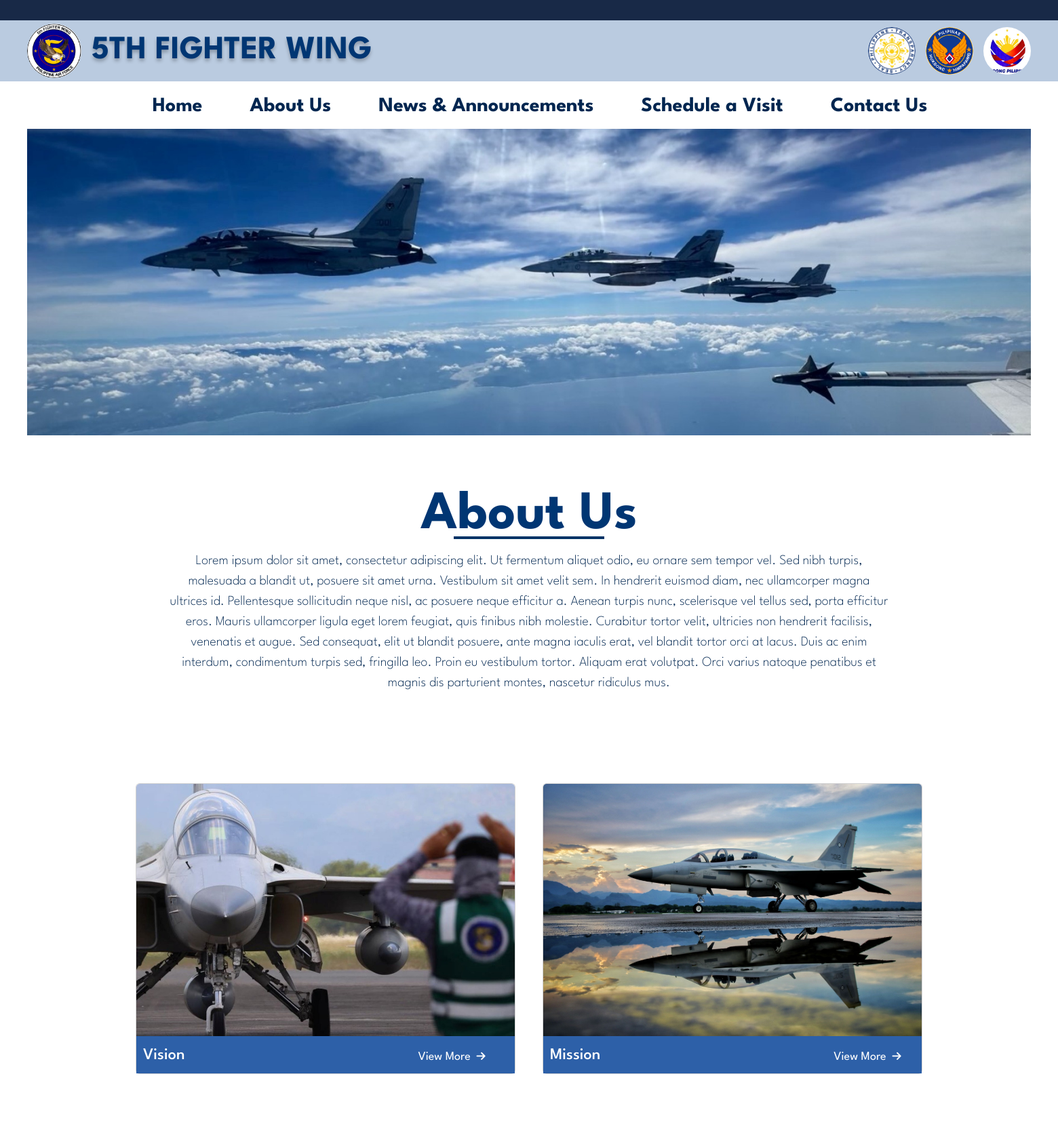
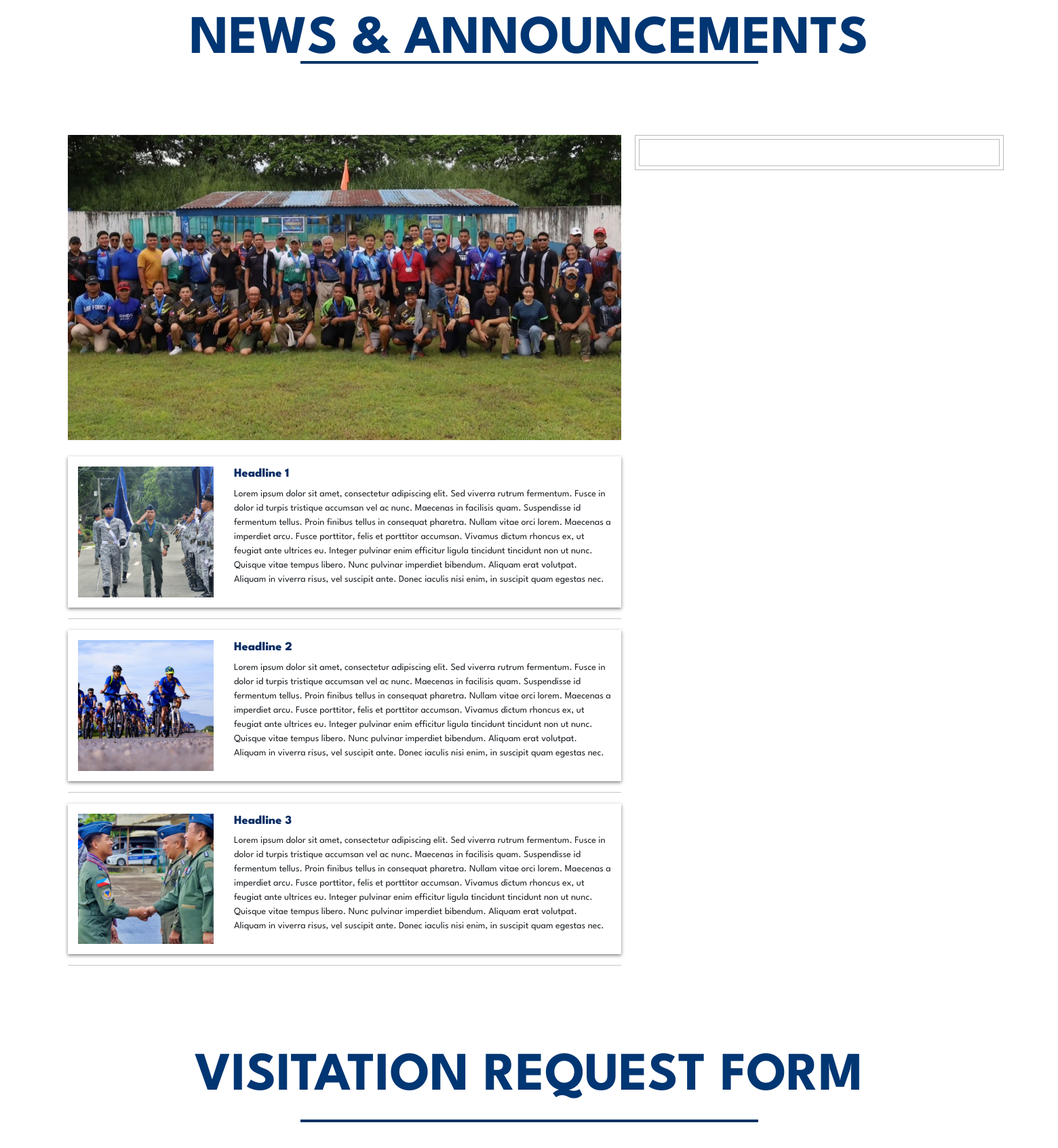
The page /php/routes/landingpage.php (upper part) on the database its author committed (2 pictures, top to bottom).
### tables this page shows
CREATE TABLE `landing_carousel` (
  `id` int(11) NOT NULL,
  `image_path` varchar(255) NOT NULL,
  `caption_title` varchar(100) DEFAULT NULL,
  `caption_text` varchar(255) DEFAULT NULL,
  `sort_order` int(11) DEFAULT 0
);

CREATE TABLE `landing_about_us` (
  `id` int(11) NOT NULL,
  `title` varchar(100) NOT NULL,
  `content` text NOT NULL
);

CREATE TABLE `landing_vision_mission` (
  `id` int(11) NOT NULL,
  `title` varchar(100) NOT NULL,
  `image_path` varchar(255) NOT NULL,
  `link_url` varchar(255) DEFAULT '#'
);

CREATE TABLE `news_carousel` (
  `id` int(11) NOT NULL,
  `image_path` varchar(255) NOT NULL,
  `created_at` timestamp NOT NULL DEFAULT current_timestamp()
);

CREATE TABLE `news_headlines` (
  `id` int(11) NOT NULL,
  `title` varchar(255) NOT NULL,
  `description` text NOT NULL,
  `image_path` varchar(255) NOT NULL,
  `created_at` timestamp NOT NULL DEFAULT current_timestamp()
);

### php/routes/landingpage.php (the view, shortened to what this page needs)
<?php
$pdo = DBModel::getConnection();
?>
<!DOCTYPE html>
<html lang="en">
<head>
    <link href="https://cdn.jsdelivr.net/npm/bootstrap@5.3.7/dist/css/bootstrap.min.css" rel="stylesheet">
    <link rel="stylesheet" href="https://cdnjs.cloudflare.com/ajax/libs/font-awesome/6.5.0/css/all.min.css">
    <link rel="stylesheet" href="../../stylesheet/style.css">
</head>
<body>
    <div id="top-bar" class="top-bar"></div>
  <div class="header">
  <div class="left-group">
    <div class="basa-logo"><img src=".\images\logo\5thFighterWing-logo.png" alt="BASA Logo"></div>
    <h1>5TH FIGHTER WING</h1>
  </div>
  <div class="right-group">
    <div class="transparency-logo"><img src=".\images\logo\Transparency Seal - img.png" alt="Transparency Logo"></div>
    <div class="phaf-logo"><img src=".\images\logo\Philippine Airforce - Logo.png" alt="PHAF Logo"></div>
    <div class="bagongpilipinas-logo"><img src=".\images\logo\Bagong Pilipinas - Logo.png" alt="Bagong Pilipinas Logo"></div>
  </div>
</div>
    <div class="breadcrumb">
        <div class="nav-links">
            <ul>
                <li><a href="#top-bar">Home</a></li>
                <li><a href="#AboutUs">About Us</a></li>
                <li><a href="#News">News & Announcements</a></li>
                <li><a href="#ScheduleVisit">Schedule a Visit</a></li>
                <li><a href="#ContactUs">Contact Us</a></li>
            </ul>
        </div>
    </div>
<section id="slider">
  <div id="carouselExampleIndicators" class="carousel slide" data-bs-ride="carousel">
    <div class="carousel-inner">
      <?php
      $stmt = $pdo->query("SELECT * FROM landing_carousel ORDER BY sort_order ASC");
      $slides = $stmt->fetchAll(PDO::FETCH_ASSOC);
      $isActive = true;
      foreach ($slides as $slide):
      ?>
        <div class="carousel-item <?= $isActive ? 'active' : '' ?>">
          <img src="<?= htmlspecialchars($slide['image_path']) ?>" class="d-block w-100" alt="Carousel Slide">
        </div>
      <?php
        $isActive = false;
      endforeach;
      ?>
    </div>
    <button class="carousel-control-prev" type="button" data-bs-target="#carouselExampleIndicators" data-bs-slide="prev">
    </button>
    <button class="carousel-control-next" type="button" data-bs-target="#carouselExampleIndicators" data-bs-slide="next">
    </button>
  </div>
</section>
   <div id="AboutUs" class="AboutUs">
    <?php
    $stmt = $pdo->query("SELECT * FROM landing_about_us WHERE id = 1 LIMIT 1");
    $about = $stmt->fetch(PDO::FETCH_ASSOC);
    ?>
    <h1 class="aboutush1"><?= htmlspecialchars($about['title']) ?></h1>
    <p><?= nl2br(htmlspecialchars($about['content'])) ?></p>
</div>
    <div class="vision-mission">
    <?php
    $stmt = $pdo->query("SELECT * FROM landing_vision_mission");
    $cards = $stmt->fetchAll(PDO::FETCH_ASSOC);
    foreach ($cards as $card): ?>
        <div class="card" style="width: 35rem;">
            <img src="<?= htmlspecialchars($card['image_path']) ?>" class="card-img-top" alt="<?= htmlspecialchars($card['title']) ?>-img">
            <div class="card-body">
                <div class="bottom">
                    <h4><?= htmlspecialchars($card['title']) ?></h4>
                    <div class="bottom-right">
                        <a href="<?= htmlspecialchars($card['link_url']) ?>">View More</a>
                        <i class="fa-solid fa-arrow-right"></i>
                    </div>
                </div>
            </div>
        </div>
    <?php endforeach; ?>
</div>
   <section id="News" class="news-section">
  <h1 class="section-title">NEWS & ANNOUNCEMENTS</h1>
  <div class="news-layout">
    <div class="news-left">
      <div id="news-carouselExampleAutoplaying" class="carousel slide mb-4" data-bs-ride="carousel">
        <div class="carousel-inner">
          <?php
          $carousel = $pdo->query("SELECT * FROM news_carousel ORDER BY created_at DESC")->fetchAll(PDO::FETCH_ASSOC);
          $active = "active";
          foreach ($carousel as $item): ?>
            <div class="carousel-item <?= $active ?>">
              <img src="<?= htmlspecialchars($item['image_path']) ?>" class="d-block w-100" alt="News Carousel">
            </div>
          <?php $active = ""; endforeach; ?>
        </div>
        <button class="carousel-control-prev" type="button" data-bs-target="#news-carouselExampleAutoplaying" data-bs-slide="prev">
        </button>
        <button class="carousel-control-next" type="button" data-bs-target="#news-carouselExampleAutoplaying" data-bs-slide="next">
        </button>
      </div>
      <div class="news-list">
        <?php
        $headlines = $pdo->query("SELECT * FROM news_headlines ORDER BY created_at DESC LIMIT 5")->fetchAll(PDO::FETCH_ASSOC);
        foreach ($headlines as $news): ?>
          <div class="news-item">
            <img src="<?= htmlspecialchars($news['image_path']) ?>" alt="<?= htmlspecialchars($news['title']) ?>">
            <div class="news-text">
              <h2><?= htmlspecialchars($news['title']) ?></h2>
              <p><?= htmlspecialchars($news['description']) ?></p>
            </div>
          </div>
          <hr class="line-break">
        <?php endforeach; ?>
      </div>
    </div>
    <aside class="news-sidebar">
      <div id="announcement-container" class="announcement-box">
        <div class="announcement-box">
        </div>
      </div>
    </aside>
  </div>
</section>
    <h1 id="ScheduleVisit" class="visith1">VISITATION REQUEST FORM</h1>
     </body>
</html>

### rows shown on the page
landing_about_us: title "About Us", content "Lorem ipsum dolor sit amet, consectetur adipiscing elit. Ut fermentum aliquet odio, eu ornare sem tempor vel. Sed nibh turpis, malesuada a blandit ut, posuere sit amet urna. Vestibulum sit amet velit sem. In hendrerit euismod diam, nec ullamcorper magna ultrices id. Pellentesque sollicitudin neque nisl, ac posuere neque efficitur a. Aenean turpis nunc, scelerisque vel tellus sed, porta efficitur eros. Mauris ullamcorper ligula eget lorem feugiat, quis finibus nibh molestie. Curabitur tortor velit, ultricies non hendrerit facilisis, venenatis et augue. Sed consequat, elit ut blandit posuere, ante magna iaculis erat, vel blandit tortor orci at lacus. Duis ac enim interdum, condimentum turpis…"
landing_vision_mission: title (picture), title "Vision"
landing_vision_mission: title (picture), title "Mission"
news_headlines: shows a picture, title "Headline 1", description "Lorem ipsum dolor sit amet, consectetur adipiscing elit. Sed viverra rutrum fermentum. Fusce in dolor id turpis tristique accumsan vel ac nunc. Maecenas in facilisis quam. Suspendisse id fermentum tellus. Proin finibus tellus in consequat pharetra. Nullam vitae orci lorem. Maecenas a imperdiet arcu. Fusce porttitor, felis et porttitor accumsan. Vivamus dictum rhoncus ex, ut feugiat ante ultrices eu. Integer pulvinar enim efficitur ligula tincidunt tincidunt non ut nunc. Quisque vitae tempus libero. Nunc pulvinar imperdiet bibendum. Aliquam erat volutpat. Aliquam in viverra risus, vel suscipit ante. Donec iaculis nisi enim, in suscipit quam egestas nec."
news_headlines: shows a picture, title "Headline 2", description "Lorem ipsum dolor sit amet, consectetur adipiscing elit. Sed viverra rutrum fermentum. Fusce in dolor id turpis tristique accumsan vel ac nunc. Maecenas in facilisis quam. Suspendisse id fermentum tellus. Proin finibus tellus in consequat pharetra. Nullam vitae orci lorem. Maecenas a imperdiet arcu. Fusce porttitor, felis et porttitor accumsan. Vivamus dictum rhoncus ex, ut feugiat ante ultrices eu. Integer pulvinar enim efficitur ligula tincidunt tincidunt non ut nunc. Quisque vitae tempus libero. Nunc pulvinar imperdiet bibendum. Aliquam erat volutpat. Aliquam in viverra risus, vel suscipit ante. Donec iaculis nisi enim, in suscipit quam egestas nec."
news_headlines: shows a picture, title "Headline 3", description "Lorem ipsum dolor sit amet, consectetur adipiscing elit. Sed viverra rutrum fermentum. Fusce in dolor id turpis tristique accumsan vel ac nunc. Maecenas in facilisis quam. Suspendisse id fermentum tellus. Proin finibus tellus in consequat pharetra. Nullam vitae orci lorem. Maecenas a imperdiet arcu. Fusce porttitor, felis et porttitor accumsan. Vivamus dictum rhoncus ex, ut feugiat ante ultrices eu. Integer pulvinar enim efficitur ligula tincidunt tincidunt non ut nunc. Quisque vitae tempus libero. Nunc pulvinar imperdiet bibendum. Aliquam erat volutpat. Aliquam in viverra risus, vel suscipit ante. Donec iaculis nisi enim, in suscipit quam egestas nec."
